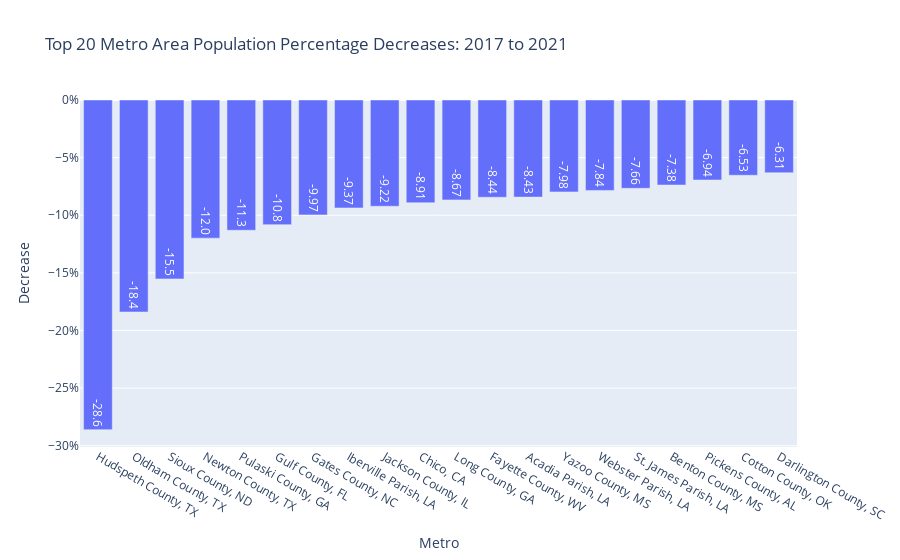

Write notebook code for a chart like this one.
### Code cell
# plot bar chart

fig = px.bar(pct_dec_pop,
             x='metro_name',
             y='pct_change',
             text_auto='.3s',
             labels={"pct_change": "Decrease","metro_name": "Metro"},
             title="Top 20 Metro Area Population Percentage Decreases: 2017 to 2021", 
             height=600)

fig.update_yaxes(ticksuffix="%")

fig.show()

### Figure 1 — Plotly figure (JSON) as saved in the notebook; plotly's stock layout.template omitted (floating-point values rounded to 4 significant figures)
{"data": [{"alignmentgroup": "True", "hovertemplate": "Metro=%{x}<br>Decrease=%{y}<extra></extra>", "legendgroup": "", "marker": {"color": "#636efa", "pattern": {"shape": ""}}, "name": "", "offsetgroup": "", "orientation": "v", "showlegend": false, "textposition": "auto", "texttemplate": "%{y:.3s}", "type": "bar", "x": ["Hudspeth County, TX", "Oldham County, TX", "Sioux County, ND", "Newton County, TX", "Pulaski County, GA", "Gulf County, FL", "Gates County, NC", "Iberville Parish, LA", "Jackson County, IL", "Chico, CA", "Long County, GA", "Fayette County, WV", "Acadia Parish, LA", "Yazoo County, MS", "Webster Parish, LA", "St. James Parish, LA", "Benton County, MS", "Pickens County, AL", "Cotton County, OK", "Darlington County, SC"], "xaxis": "x", "y": [-28.61, -18.39, -15.53, -11.99, -11.3, -10.82, -9.97, -9.366, -9.22, -8.914, -8.669, -8.439, -8.426, -7.977, -7.844, -7.661, -7.377, -6.944, -6.532, -6.309], "yaxis": "y"}], "layout": {"autosize": true, "barmode": "relative", "legend": {"tracegroupgap": 0}, "title": {"text": "Top 20 Metro Area Population Percentage Decreases: 2017 to 2021"}, "xaxis": {"anchor": "y", "autorange": true, "domain": [0, 1], "range": [-0.5, 19.5], "title": {"text": "Metro"}, "type": "category"}, "yaxis": {"anchor": "x", "autorange": true, "domain": [0, 1], "range": [-30.11, 0], "ticksuffix": "%", "title": {"text": "Decrease"}, "type": "linear"}}}
